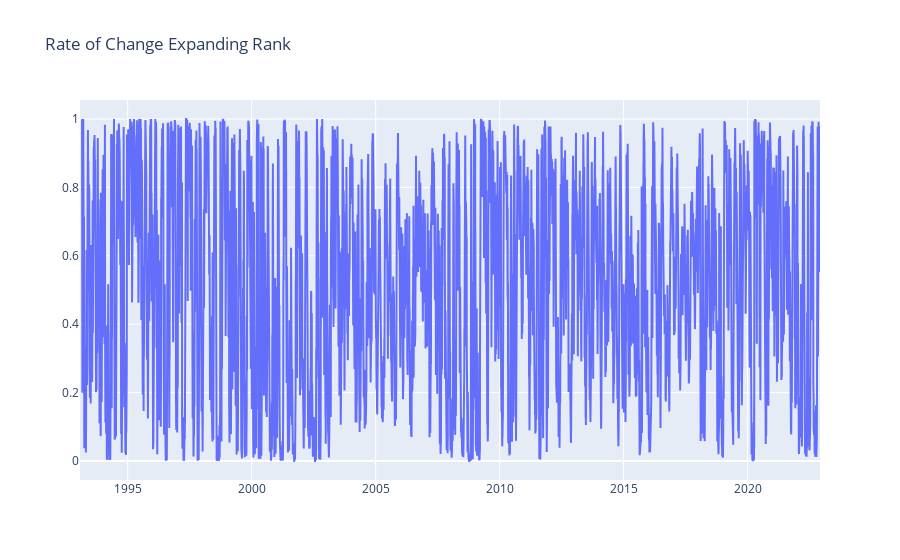

The code cell stored with this chart in its notebook:
### Code cell
fig = go.Figure()
fig.add_trace(go.Scatter(x=roc.index, y=roc.expanding().rank(pct=True)))
fig.update_layout(title="Rate of Change Expanding Rank")
fig.show()

### Figure 1 — Plotly figure (JSON) as saved in the notebook; plotly's stock layout.template omitted (floating-point values rounded to 4 significant figures; data arrays with more than 128 entries replaced by an {"elided": "..."} marker saying what was removed)
{"data": [{"type": "scatter", "x": {"elided": "7517 str values"}, "y": {"elided": "7517 float values"}}], "layout": {"title": {"text": "Rate of Change Expanding Rank"}}}
